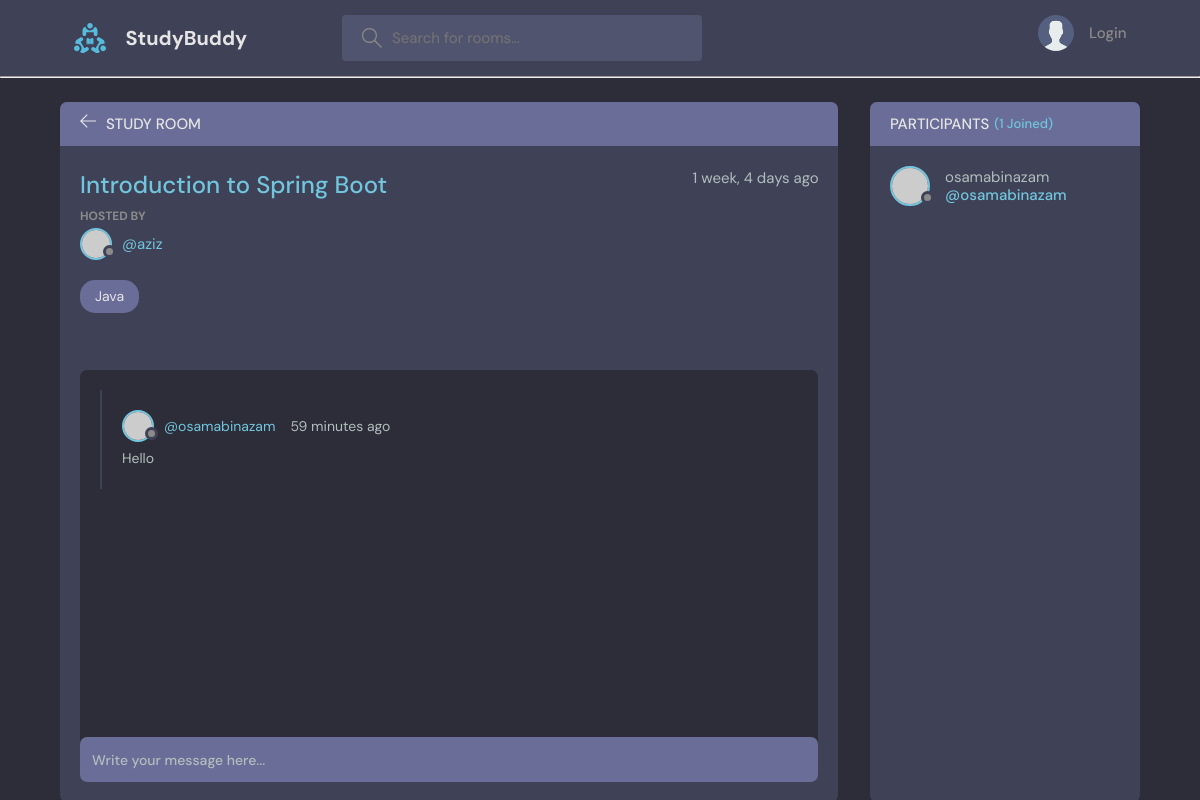
The page /room/1/ on the database its author committed.
### base/models.py (models this page shows, shortened)
class Room(models.Model ):
        host = models.ForeignKey(User, on_delete=models.SET_NULL , null=True)
        topic = models.ForeignKey(Topic, on_delete=models.SET_NULL , null=True)
        name = models.CharField(max_length=200)
        description = models.TextField(null=True, blank=True)
        participants = models.ManyToManyField(User, related_name='participants', blank=True)
        update=models.DateTimeField(auto_now=True)
        created = models.DateTimeField(auto_now_add=True)
        class Meta:
                ordering = ['-update', '-created']             # ordering in Descending Order

class Topic (models.Model):
        name = models.CharField(max_length=200)
        def __str__(self):
                return self.name

class Message(models.Model):
        user = models.ForeignKey(User, on_delete=models.CASCADE)
        room = models.ForeignKey(Room, on_delete=models.CASCADE)
        body = models.TextField()
        update=models.DateTimeField(auto_now=True)
        created = models.DateTimeField(auto_now_add=True)
        class Meta:
                ordering = ['-update', '-created']

### base/views.py (the view, shortened to what this page needs)
# urls.py: path("room/<str:pk>/",views.room, name="room"),
def room(request, pk):
    room = Room.objects.get(id=pk)
    room_messages = room.message_set.all()
    participants = room.participants.all()
    print(participants)
    context = {'room':room, 'room_messages':room_messages , 'participants':participants}
    return render(request ,'base/room.html', context )

### base/templates/base/room.html (shortened to what this page needs)
{% load static %}
{% include 'main.html' %}
{% block content %}
    <main class="profile-page layout layout--2">
      <div class="container">
        <div class="room">
          <div class="room__top">
            <div class="room__topLeft">
              <a href="{% url 'home'%}">
                <svg version="1.1" xmlns="http://www.w3.org/2000/svg" width="32" height="32" viewBox="0 0 32 32">
                  <title>arrow-left</title>
                  <path
                    d="M13.723 2.286l-13.723 13.714 13.719 13.714 1.616-1.611-10.96-10.96h27.625v-2.286h-27.625l10.965-10.965-1.616-1.607z"
                  ></path>
                </svg>
              </a>
              <h3>Study Room</h3>
            </div>
          </div>
          <div class="room__box scroll">
            <div class="room__header scroll">
              <div class="room__info">
                <h3>{{room.name}}</h3>
                <span>{{room.created|timesince}} ago</span>
              </div>
              <div class="room__hosted">
                <p>Hosted By</p>
                <a href="{% url 'user-profile' room.host.id %}" class="room__author">
                  <div class="avatar avatar--small">
                    <img src="https://randomuser.me/api/portraits/men/37.jpg" />
                  </div>
                  <span>@{{room.host.username}}</span>
                </a>
              </div>
              <span class="room__topics">{{room.topic}}</span>
            </div>
            <div class="room__conversation">
              <div class="threads scroll">
                {% for message in room_messages %}
                    <div class="thread">
                      <div class="thread__top">
                        <div class="thread__author">
                          <a href="{% url 'user-profile' message.user.id  %}" class="thread__authorInfo">
                            <div class="avatar avatar--small">
                              <img src="https://randomuser.me/api/portraits/men/37.jpg" />
                            </div>
                            <span>@{{message.user.username}}</span>
                          </a>
                          <span class="thread__date">{{message.created|timesince}} ago</span>
                        </div>
                      </div>
                      <div class="thread__details">
                        {{message.body}}
                      </div>
                    </div>
                {% endfor %}
              </div>
            </div>
          </div>
          <div class="room__message">
            <form action="" method="POST">
              <input name="body" placeholder="Write your message here..." /></form>
          </div>
        </div>
        <div class="participants">
          <h3 class="participants__top">Participants <span>({{participants.count}} Joined)</span></h3>
          <div class="participants__list scroll">
            {% for user in participants %}
              <a href="{% url 'user-profile' user.id %}" class="participant">
                <div class="avatar avatar--medium">
                  <img src="https://randomuser.me/api/portraits/men/37.jpg" />
                </div>
                <p>
                  {{user.username}}
                  <span>@{{user.username}}</span>
                </p>
              </a>
            {% endfor %}
          </div>
        </div>
      </div>
    </main>
{% endblock content%}

### rows shown on the page
Room: name "Introduction to Spring Boot", created "1 week, 4 days", host.username "aziz", topic "Java"
Message: user.username "osamabinazam", created "59 minutes", body "Hello"

### other values the page prints
{{ participants.count }} "1"
{{ user.username }} "osamabinazam"
